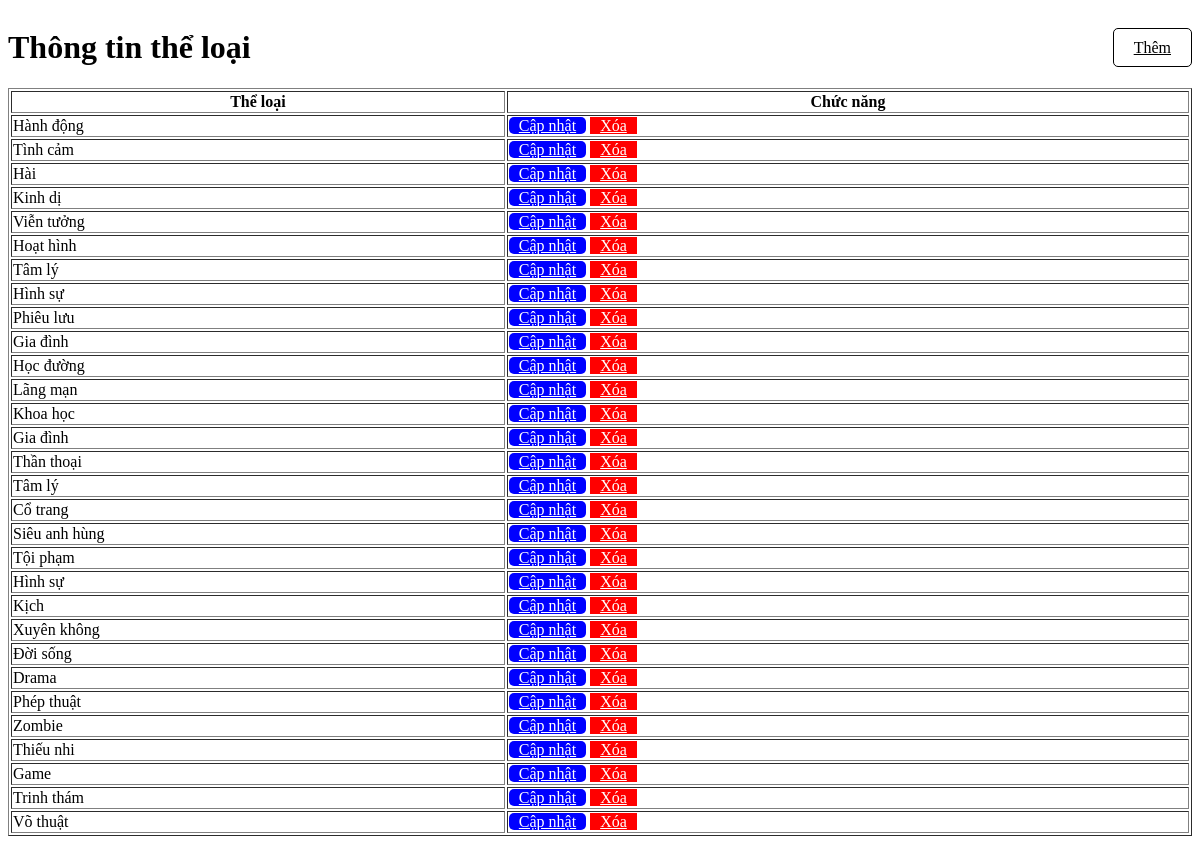
The app's page /Nhom2/BUOI2/theloai.php with its own data.
### tables this page shows
CREATE TABLE IF NOT EXISTS the_loai (
    id INT PRIMARY KEY AUTO_INCREMENT,
    ten_the_loai VARCHAR(50) NOT NULL
);

### Nhom2/BUOI2/theloai.php (the view, shortened to what this page needs)
</head>
<body>
    <div class = "chinh">
    <h1>Thông tin thể loại</h1>
    <div>
        <a class="them" href="index.php?page_layout=themtheloai">Thêm</a>
    </div>
    </div>
    <table border=1>
        <tr>
            <th>Thể loại</th>
            <th>Chức năng</th>
        </tr>
        <?php
            include("connect.php");
            $sql = "SELECT * FROM the_loai";
            $result = mysqli_query($conn, $sql);
            while($row = mysqli_fetch_array($result)){
        ?>
        <tr>
            <td><?php echo $row["ten_the_loai"] ?></td>
            <td>
                <a class="capnhat" href="index.php?page_layout=capnhattheloai&id=<?php echo $row["id"] ?>">Cập nhật</a>
                <a class="xoa" href="xoatheloai.php?id=<?php echo $row["id"] ?>">Xóa</a>
            </td>
        </tr>
        <?php }?>
    </table>

### Nhom2/BUOI2/theloai.php (style rules this page uses)
table { width: 100%; }
.xoa { background-color: red; padding: 0px 10px; color: white; }
.them { background-color: white; border: 1px solid black; padding: 10px 20px; color: black; border-radius: 5px; }
.capnhat { background-color: blue; padding: 0px 10px; color: white; border-radius: 5px; }
.chinh { display: flex; align-items: center; justify-content: space-between; }

### records on screen
the_loai: ten_the_loai "Hành động"
the_loai: ten_the_loai "Tình cảm"
the_loai: ten_the_loai "Hài"
the_loai: ten_the_loai "Kinh dị"
the_loai: ten_the_loai "Viễn tưởng"
the_loai: ten_the_loai "Hoạt hình"
the_loai: ten_the_loai "Tâm lý"
the_loai: ten_the_loai "Hình sự"
the_loai: ten_the_loai "Phiêu lưu"
the_loai: ten_the_loai "Gia đình"
the_loai: ten_the_loai "Học đường"
the_loai: ten_the_loai "Lãng mạn"
the_loai: ten_the_loai "Khoa học"
the_loai: ten_the_loai "Gia đình"
the_loai: ten_the_loai "Thần thoại"
the_loai: ten_the_loai "Tâm lý"
the_loai: ten_the_loai "Cổ trang"
the_loai: ten_the_loai "Siêu anh hùng"
the_loai: ten_the_loai "Tội phạm"
the_loai: ten_the_loai "Hình sự"
the_loai: ten_the_loai "Kịch"
the_loai: ten_the_loai "Xuyên không"
the_loai: ten_the_loai "Đời sống"
the_loai: ten_the_loai "Drama"
the_loai: ten_the_loai "Phép thuật"
the_loai: ten_the_loai "Zombie"
the_loai: ten_the_loai "Thiếu nhi"
the_loai: ten_the_loai "Game"
the_loai: ten_the_loai "Trinh thám"
the_loai: ten_the_loai "Võ thuật"
